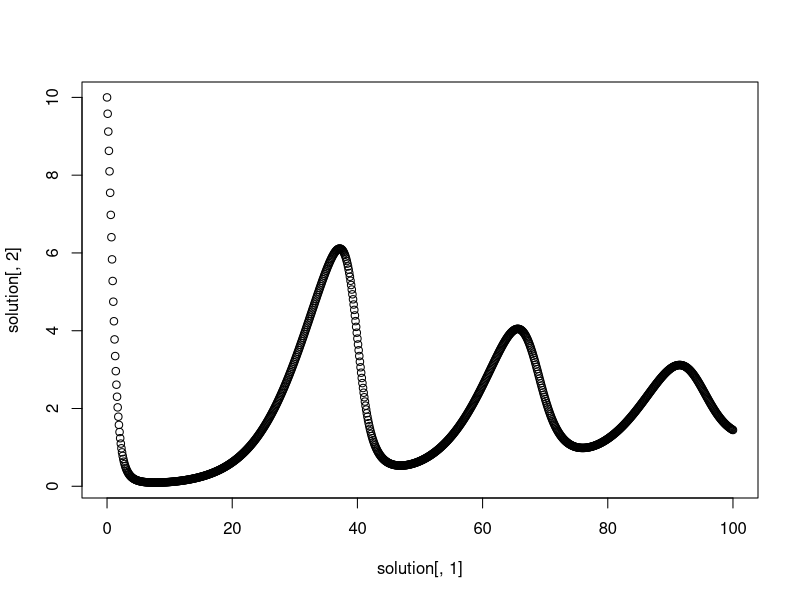

The R script that drew this image:
rm(list=ls())
library(deSolve)

syst <- function(t, y, parameters)
{   #parms[1]=r, parms[2]=a, parms[3]=e, parms[4]=m parms[5]=K
  #x[1]=N, x[2]=P
  parameters <- c(r, a, e, m, K)
  dy1 <- r*y[1]*(1-y[1]/K)-a*y[1]*y[2] # Equation de N
  dy2 <- e*a*y[1]*y[2]-m*y[2] # Equation de P
  list(c(dy1,dy2))
}

time <- seq(0, 100, by=0.1)
init <- c(10, 2)
r <- 0.2
a <- 0.2
e <- 1
m <- 0.4
K <- 10
parms <- c(r, a, e, m, K)

solution <- lsoda(y = init, times = time, func = syst, parms = parms)
plot(solution[,1], solution[,2])
